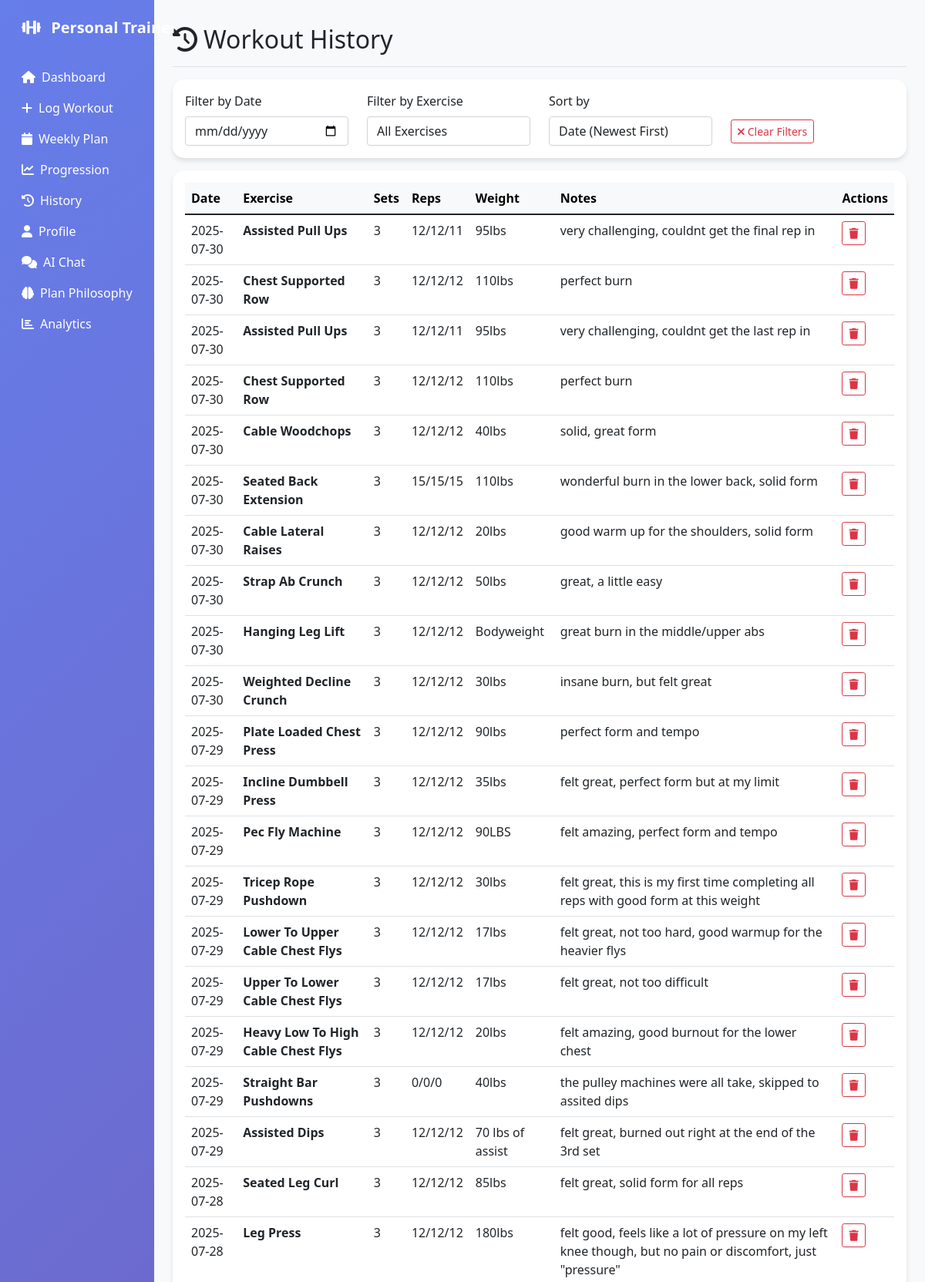
The app's page /history (upper part) with its own data.
### tables this page shows
CREATE TABLE workouts (
    id INTEGER PRIMARY KEY AUTOINCREMENT,
    exercise_name TEXT,
    sets INTEGER,
    reps TEXT,
    weight TEXT,
    date_logged TEXT,
    notes TEXT
, substitution_reason TEXT, performance_context TEXT, environmental_factors TEXT, difficulty_rating INTEGER, gym_location TEXT);

### app.py (the view)
@app.route('/history')
def history():
    conn = sqlite3.connect('workout_logs.db')
    cursor = conn.cursor()
    cursor.execute('SELECT exercise_name, sets, reps, weight, date_logged, notes, id FROM workouts ORDER BY date_logged DESC')
    workouts = cursor.fetchall()
    conn.close()
    return render_template('history.html', workouts=workouts)

### templates/history.html (shortened to what this page needs)
{% extends "base.html" %}
{% block content %}
<div class="d-flex justify-content-between flex-wrap flex-md-nowrap align-items-center pt-3 pb-2 mb-3 border-bottom">
    <h1 class="h2"><i class="fas fa-history me-2"></i>Workout History</h1>
</div>
<div class="card mb-3">
    <div class="card-body">
        <div class="row align-items-center">
            <div class="col-md-3">
                <label for="dateFilter" class="form-label">Filter by Date</label>
                <input type="date" class="form-control" id="dateFilter" onchange="filterWorkouts()">
            </div>
            <div class="col-md-3">
                <label for="exerciseFilter" class="form-label">Filter by Exercise</label>
                <select class="form-control" id="exerciseFilter" onchange="filterWorkouts()">
                    <option value="">All Exercises</option>
                    {% set exercises = workouts | map(attribute=0) | list | unique %}
                </select>
            </div>
            <div class="col-md-3">
                <label for="sortBy" class="form-label">Sort by</label>
                <select class="form-control" id="sortBy" onchange="sortWorkouts()">
                    <option value="date-desc">Date (Newest First)</option>
                </select>
            </div>
            <div class="col-md-3">
                <label class="form-label">&nbsp;</label>
                <div>
                    <button class="btn btn-outline-danger btn-sm" onclick="clearFilters()">
                        <i class="fas fa-times me-1"></i>Clear Filters
                    </button>
                </div>
            </div>
        </div>
    </div>
</div>
<div class="card">
    <div class="card-body">
        {% if workouts %}
            <div class="table-responsive">
                <table class="table table-hover" id="workoutsTable">
                    <thead class="table-light">
                        <tr>
                            <th>Date</th>
                            <th>Exercise</th>
                            <th>Sets</th>
                            <th>Reps</th>
                            <th>Weight</th>
                            <th>Notes</th>
                            <th>Actions</th>
                        </tr>
                    </thead>
                    <tbody>
                        {% for workout in workouts %}
                            {% set exercise, sets, reps, weight, date, notes, workout_id = workout %}
                            <tr data-workout-id="{{ workout_id }}" data-date="{{ date }}" data-exercise="{{ exercise }}" data-weight="{{ weight }}">
                                <td>{{ date }}</td>
                                <td><strong>{{ exercise.title() }}</strong></td>
                                <td>{{ sets }}</td>
                                <td>{{ reps }}</td>
                                <td>{{ weight }}</td>
                                <td>{{ notes or '-' }}</td>
                                <td>
                                    <button class="btn btn-sm btn-outline-danger" onclick="deleteWorkout({{ workout_id }}, '{{ exercise }}', '{{ date }}')" title="Delete">
                                        <i class="fas fa-trash"></i>
                                    </button>
                                </td>
                            </tr>
                        {% endfor %}
                    </tbody>
                </table>
            </div>
        {% else %}
            <div class="text-center py-5">
                <i class="fas fa-dumbbell fa-3x text-muted mb-3"></i>
                <h5>No workouts logged yet</h5>
                <p class="text-muted">Start by <a href="{{ url_for('log_workout') }}">logging your first workout</a>!</p>
            </div>
        {% endif %}
    </div>
</div>
{% endblock %}

### templates/base.html (style rules this page uses)
.card { border: none; border-radius: 15px; box-shadow: 0 4px 6px rgba(0, 0, 0, 0.1); }

### records on screen
workouts: date_logged "2025-07-30", title "Assisted Pull Ups", sets "3", reps "12/12/11", weight "95lbs", notes "very challenging, couldnt get the final rep in"
workouts: date_logged "2025-07-30", title "Chest Supported Row", sets "3", reps "12/12/12", weight "110lbs", notes "perfect burn"
workouts: date_logged "2025-07-30", title "Assisted Pull Ups", sets "3", reps "12/12/11", weight "95lbs", notes "very challenging, couldnt get the last rep in"
workouts: date_logged "2025-07-30", title "Chest Supported Row", sets "3", reps "12/12/12", weight "110lbs", notes "perfect burn"
workouts: date_logged "2025-07-30", title "Cable Woodchops", sets "3", reps "12/12/12", weight "40lbs", notes "solid, great form"
workouts: date_logged "2025-07-30", title "Seated Back Extension", sets "3", reps "15/15/15", weight "110lbs", notes "wonderful burn in the lower back, solid form"
workouts: date_logged "2025-07-30", title "Cable Lateral Raises", sets "3", reps "12/12/12", weight "20lbs", notes "good warm up for the shoulders, solid form"
workouts: date_logged "2025-07-30", title "Strap Ab Crunch", sets "3", reps "12/12/12", weight "50lbs", notes "great, a little easy"
workouts: date_logged "2025-07-30", title "Hanging Leg Lift", sets "3", reps "12/12/12", weight "Bodyweight", notes "great burn in the middle/upper abs"
workouts: date_logged "2025-07-30", title "Weighted Decline Crunch", sets "3", reps "12/12/12", weight "30lbs", notes "insane burn, but felt great"
workouts: date_logged "2025-07-29", title "Plate Loaded Chest Press", sets "3", reps "12/12/12", weight "90lbs", notes "perfect form and tempo"
workouts: date_logged "2025-07-29", title "Incline Dumbbell Press", sets "3", reps "12/12/12", weight "35lbs", notes "felt great, perfect form but at my limit"
workouts: date_logged "2025-07-29", title "Pec Fly Machine", sets "3", reps "12/12/12", weight "90LBS", notes "felt amazing, perfect form and tempo"
workouts: date_logged "2025-07-29", title "Tricep Rope Pushdown", sets "3", reps "12/12/12", weight "30lbs", notes "felt great, this is my first time completing all reps with good form at this weight"
workouts: date_logged "2025-07-29", title "Lower To Upper Cable Chest Flys", sets "3", reps "12/12/12", weight "17lbs", notes "felt great, not too hard, good warmup for the heavier flys"
workouts: date_logged "2025-07-29", title "Upper To Lower Cable Chest Flys", sets "3", reps "12/12/12", weight "17lbs", notes "felt great, not too difficult"
workouts: date_logged "2025-07-29", title "Heavy Low To High Cable Chest Flys", sets "3", reps "12/12/12", weight "20lbs", notes "felt amazing, good burnout for the lower chest"
workouts: date_logged "2025-07-29", title "Straight Bar Pushdowns", sets "3", reps "0/0/0", weight "40lbs", notes "the pulley machines were all take, skipped to assited dips"
workouts: date_logged "2025-07-29", title "Assisted Dips", sets "3", reps "12/12/12", weight "70 lbs of assist", notes "felt great, burned out right at the end of the 3rd set"
workouts: date_logged "2025-07-28", title "Seated Leg Curl", sets "3", reps "12/12/12", weight "85lbs", notes "felt great, solid form for all reps"
workouts: date_logged "2025-07-28", title "Leg Press", sets "3", reps "12/12/12", weight "180lbs", notes "felt good, feels like a lot of pressure on my left knee though, but no pain or discomfort, just \"pressure\""
